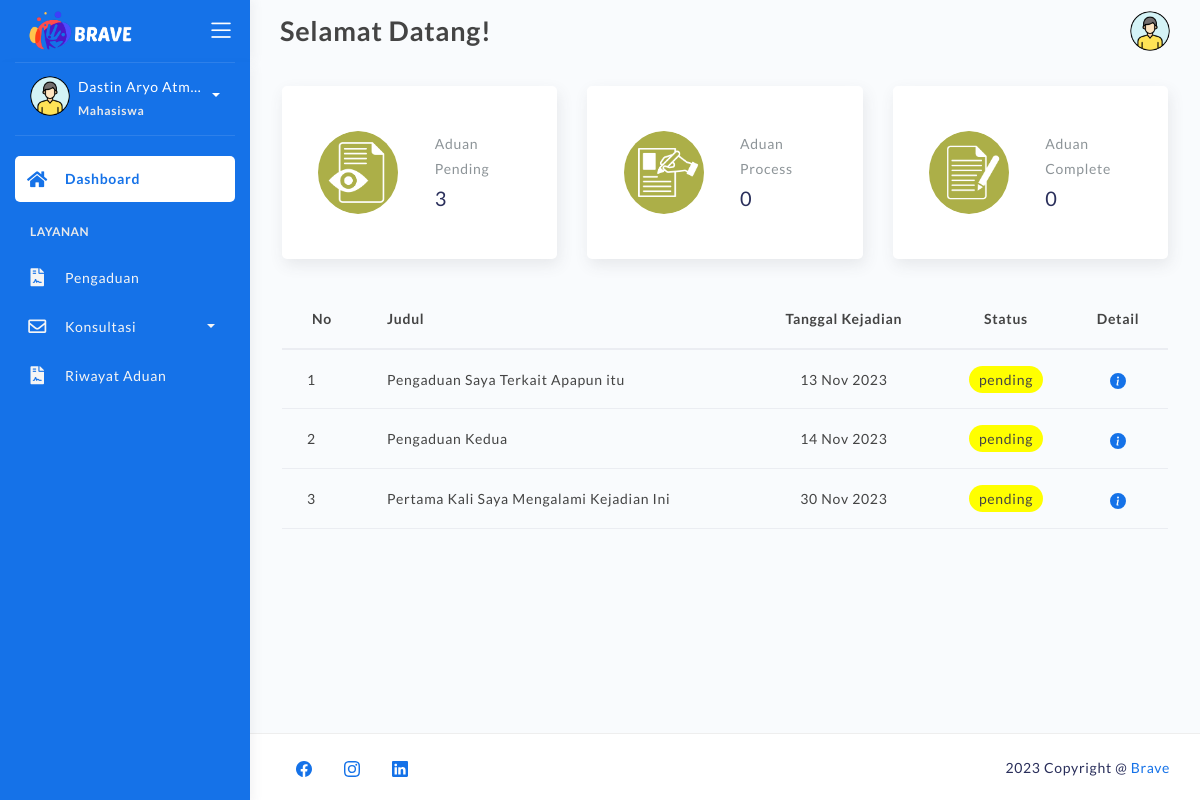
The app's page /dashboard.php (signed in) with its own data.
### tables this page shows
CREATE TABLE `pengaduan` (
  `id_pengaduan` varchar(50) NOT NULL,
  `nim` varchar(25) NOT NULL,
  `nama` varchar(255) NOT NULL,
  `judul` varchar(255) NOT NULL,
  `tgl_kejadian` date NOT NULL,
  `tgl_aduan` datetime NOT NULL DEFAULT current_timestamp(),
  `pesan_aduan` text NOT NULL,
  `pelaku` varchar(255) NOT NULL,
  `bukti` varchar(255) NOT NULL,
  `status` varchar(25) NOT NULL
);

### dashboard.php (the view, shortened to what this page needs)
<!DOCTYPE html>
<html lang="en">
<head>
	<link rel="stylesheet" href="assets/css/bootstrap.min.css">
	<link rel="stylesheet" href="assets/css/atlantis.css">
</head>
<body>
	<div class="wrapper fullheight-side">
		<div class="logo-header position-fixed" data-background-color="blue">
			<a href="index.html" class="logo">
				<img src="assets\img\logo\logo2-2tr-resize.png" alt="navbar brand" class="navbar-brand" style="width:110px;">
			</a>
			<div class="nav-toggle">
				<button class="btn btn-toggle toggle-sidebar">
					<i class="icon-menu"></i>
				</button>
			</div>
		</div>
		<div class="sidebar sidebar-style-2" data-background-color="blue">
			<div class="sidebar-wrapper scrollbar scrollbar-inner">
				<div class="sidebar-content">
					<div class="user">
						<div class="avatar-sm float-left mr-2">
							<img src="assets/img/profile.png" alt="..." class="avatar-img rounded-circle">
						</div>
						<div class="info">
							<a data-toggle="collapse" href="#collapseExample" aria-expanded="true">
								<span>
								<?php echo '<div class="sizetitle-sidebar">' . htmlspecialchars($_SESSION["username"]) . '</div>'; ?>
									<span class="user-level">Mahasiswa</span>
									<span class="caret"></span>
								</span>
							</a>
						</div>
					</div>
					<ul class="nav">
						<li class="nav-item active">
							<a href="dashboard.php" class="collapsed" aria-expanded="false">
								<i class="fas fa-home"></i>
								<p>Dashboard</p>
							</a>
						</li>
						<li class="nav-section">
							<h4 class="text-section">Layanan</h4>
						</li>
						<li class="nav-item">
							<a href="pengaduan.php">
								<i class="fas fa-file-contract"></i>
								<p>Pengaduan</p>
							</a>
						</li>
						<li class="nav-item submenu">
							<a data-toggle="collapse" href="#email-app-nav">
								<i class="far fa-envelope"></i>
								<p>Konsultasi</p>
								<span class="caret"></span>
							</a>
						</li>
						<li class="nav-item">
							<a href="riwayat-aduan.php">
								<i class="fas fa-file-contract"></i>
								<p>Riwayat Aduan</p>
							</a>
						</li>
					</ul>
				</div>
			</div>
		</div>
		<nav class="navbar navbar-header navbar-header-transparent navbar-expand-lg">
			<div class="container-fluid">
				<div class="collapse" id="search-nav">
					<form class="navbar-left navbar-form nav-search mr-md-3">
						<h4 class="page-title" style="margin: 10px 0; font-size: 27px;">Selamat Datang!</h4>
					</form>
				</div>
				<ul class="navbar-nav topbar-nav ml-md-auto align-items-center">
					<li class="nav-item dropdown hidden-caret">
						<a class="dropdown-toggle profile-pic" data-toggle="dropdown" href="#" aria-expanded="false">
							<div class="avatar-sm">
								<img src="assets/img/profile.png" alt="..." class="avatar-img rounded-circle">
							</div>
						</a>
					</li>
				</ul>
			</div>
		</nav>
		<div class="main-panel full-height" >
			<div class="container" style="height:100%;">
				<div class="page-inner">
					<div class="row">
						<?php
							include "backend/connection.php";
							$user_id = $_SESSION['user_id'];
							$pending_result = mysqli_query($koneksi, "SELECT * FROM pengaduan WHERE nim = '$user_id' AND status = 'pending'");
							$pending_count = 0;
							$process_count = 0;
							$complete_count = 0;
							while ($count = mysqli_fetch_array($pending_result)) {
								$pending_count++;
							}
							echo '
								<div class="col-sm-6 col-md-4">
									<div class="card card-stats card-round" style="padding:30px 15px;">
										<div class="card-body">
											<div class="row">
												<div class="col-6">
													<div class="icon-big text-center">
														<img src="assets/img/icon/pending.png" alt="..." class="avatar-img rounded-circle" style="width:80px;">
													</div>
												</div>
												<div class="col-6 col-stats">
													<div class="numbers">
														<p class="card-category">Aduan Pending</p>
														<h4 class="card-title">' . $pending_count . '</h4>
													</div>
												</div>
											</div>
										</div>
									</div>
								</div>
								<div class="col-sm-6 col-md-4">
									<div class="card card-stats card-round" style="padding:30px 15px;">
										<div class="card-body ">
											<div class="row">
												<div class="col-6">
													<div class="icon-big text-center">
														<img src="assets/img/icon/process.png" alt="..." class="avatar-img rounded-circle" style="width:80px;">
													</div>
												</div>
												<div class="col-6 col-stats">
													<div class="numbers">
														<p class="card-category">Aduan Process</p>
														<h4 class="card-title">' . $process_count . '</h4>
													</div>
												</div>
											</div>
										</div>
									</div>
								</div>
								<div class="col-sm-6 col-md-4">
									<div class="card card-stats card-round" style="padding:30px 15px;">
										<div class="card-body">
											<div class="row">
												<div class="col-6">
													<div class="icon-big text-center">
														<img src="assets/img/icon/complete.png" alt="..." class="avatar-img rounded-circle" style="width:80px;">
													</div>
												</div>
												<div class="col-6 col-stats">
													<div class="numbers">
														<p class="card-category">Aduan Complete</p>
														<h4 class="card-title">' . $complete_count . '</h4>
													</div>
												</div>
											</div>
										</div>
									</div>
								</div>
							';
						?>
					</div>
					<div class="page-category">
						<table class="table">
							<thead>
								<tr>
									<th scope="col" style="width:80px; text-align:center;">No</th>
									<th scope="col">Judul</th>
									<th scope="col" style="width:200px; text-align:center;">Tanggal Kejadian</th>
									<th scope="col" style="width:100px; text-align:center;">Status</th>
									<th scope="col" style="width:100px; text-align:center;">Detail</th>
								</tr>
							</thead>
							<tbody>
								<?php
									include "backend/connection.php";
									$user_id = $_SESSION['user_id'];
									$ambildata = mysqli_query($koneksi, "SELECT * FROM pengaduan WHERE nim = '$user_id' AND NOT status = 'complete' ORDER BY tgl_aduan DESC");
									$no = 1;
									while ($tampil = mysqli_fetch_array($ambildata)) {
										echo "
											<tr>
												<td>$no</td>
												<td>$tampil[judul]</td>
												<td><center>". date("d M Y", strtotime($tampil['tgl_kejadian'])) ."<center></td>
												<td><center><a class='$tampil[status]'>$tampil[status]</a></td>
												<td>
													<center>
														<a href='detail-aduan.php?id=" . $tampil["id_pengaduan"]. "'>
															<svg xmlns='http://www.w3.org/2000/svg' width='16' height='16' fill='currentColor' class='bi bi-info-circle-fill' viewBox='0 0 16 16'>
																<path d='M8 16A8 8 0 1 0 8 0a8 8 0 0 0 0 16zm.93-9.412-1 4.705c-.07.34.029.533.304.533.194 0 .487-.07.686-.246l-.088.416c-.287.346-.92.598-1.465.598-.703 0-1.002-.422-.808-1.319l.738-3.468c.064-.293.006-.399-.287-.47l-.451-.081.082-.381 2.29-.287zM8 5.5a1 1 0 1 1 0-2 1 1 0 0 1 0 2z'/>
															</svg>
														</a>
													</center>
												</td>
											</tr>
										";
										$no++;
									}
								?>
							</tbody>
						</table>
					</div>
				</div>
			</div>
			<footer class="footer">
				<div class="container-fluid">
					<nav class="pull-left">
						<ul class="nav">
							<li class="nav-item">
								<a class="nav-link" href="https://web.facebook.com">
								</a>
							</li>
							<li class="nav-item">
								<a class="nav-link" href="https://www.instagram.com/">
								</a>
							</li>
							<li class="nav-item">
								<a class="nav-link" href="https://www.linkedin.com">
								</a>
							</li>
						</ul>
					</nav>
					<div class="copyright ml-auto">
						2023 Copyright @ <a href="#">Brave</a>
					</div>
				</div>
			</footer>
		</div>
	</div>
</body>
</html>

### records on screen
pengaduan: judul "Pengaduan Saya Terkait Apapun itu", tgl_kejadian "13 Nov 2023", status "pending"
pengaduan: judul "Pengaduan Kedua", tgl_kejadian "14 Nov 2023", status "pending"
pengaduan: judul "Pertama Kali Saya Mengalami Kejadian Ini", tgl_kejadian "30 Nov 2023", status "pending"

### other values on screen
$_SESSION["username"] "Dastin Aryo Atm…"
$pending_count "3"
$process_count "0"
$complete_count "0"
